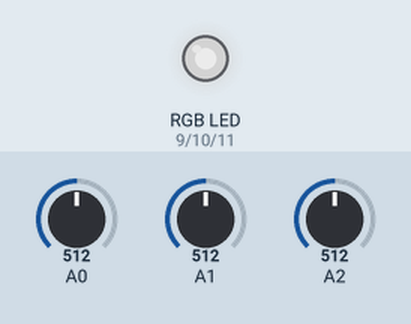
A sketch run on a simulated Arduino Uno, built with avr-gcc and run on an emulated ATmega328P. Shown: an RGB LED mixed from three pins (HIGH = lit). The inputs (shaded band) are chosen by the test bench; at power-on: A0 = 512, A1 = 512, A2 = 512. Dim RGB values are drawn brighter than linear.

Above: at 1.2 s.
1.3 s: A0 set to 716
At 1.7 s:
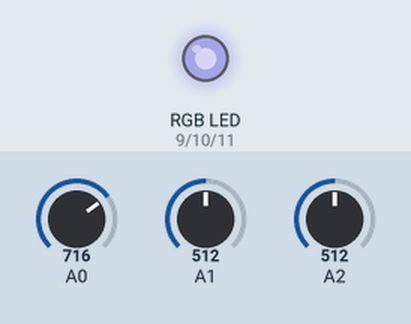
2.8 s: A1 set to 716
At 4.0 s:
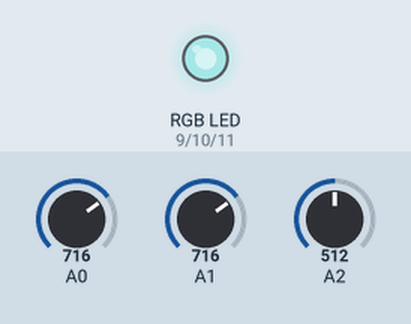
4.3 s: A2 set to 716
At 5.1 s:
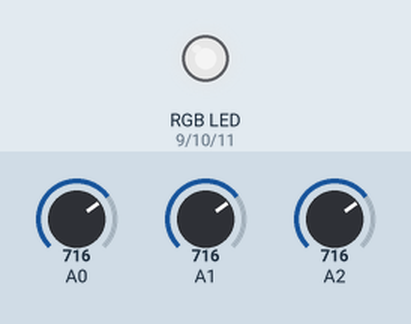
5.8 s: A0 set to 900
At 6.3 s:
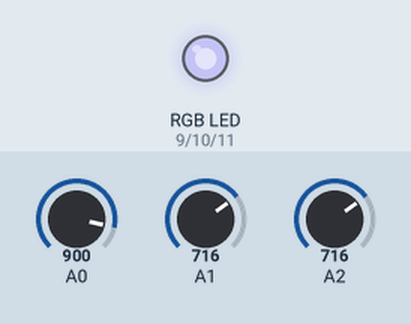
7.3 s: A1 set to 900
At 8.5 s:
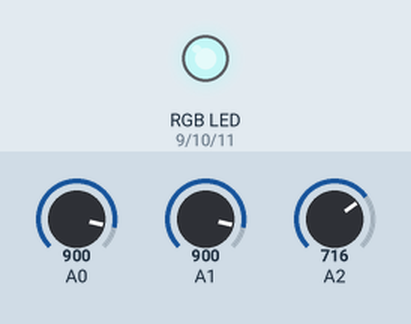
8.8 s: A2 set to 900
At 9.8 s:
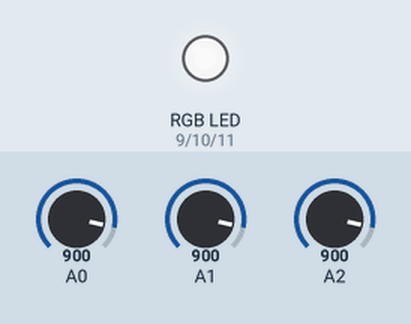
Timing chart, 0 to 11.3 s (numbered marks = the images above; inputs shaded):
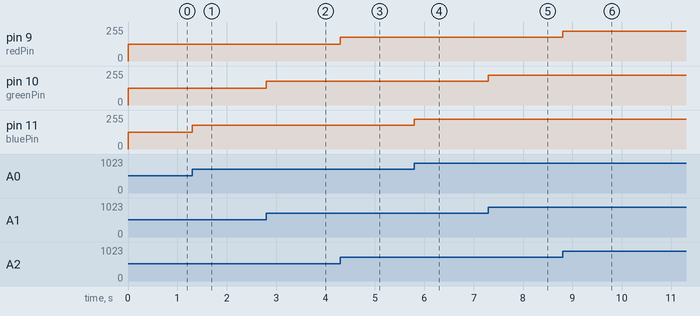

The sketch:

Homework_1_-_Controlling_a_RGB_Led_with_3_potentiometers.ino
```cpp
const int redPin = 9;
const int greenPin = 10;
const int bluePin = 11;
const int minAnalogValue = 0;
const int maxAnalogValue = 1023;
const int minLedIntensity = 0;
const int maxLedIntensity = 255;

int redAnalogValue;
int greenAnalogValue;
int blueAnalogValue;
int redValue;
int greenValue;
int blueValue;

void setup() {
  pinMode(greenPin, OUTPUT);
  pinMode(redPin, OUTPUT);
  pinMode(bluePin, OUTPUT);
  pinMode(A0, INPUT);
  pinMode(A1, INPUT);
  pinMode(A2, INPUT);
}

/* the values for each potentiometer are read and stored in the according variable,
then the values are mapped from the analog value to the corresponding intensity value
and they are passed to the analogWrite function to be displayed by the led. */
void loop() {
  redAnalogValue = analogRead(A2);
  greenAnalogValue = analogRead(A1);
  blueAnalogValue = analogRead(A0);

  redValue = map(redAnalogValue, minAnalogValue, maxAnalogValue, minLedIntensity, maxLedIntensity);
  greenValue = map(greenAnalogValue, minAnalogValue, maxAnalogValue, minLedIntensity, maxLedIntensity);
  blueValue = map(blueAnalogValue, minAnalogValue, maxAnalogValue, minLedIntensity, maxLedIntensity);

  analogWrite(redPin, redValue);
  analogWrite(greenPin, greenValue);
  analogWrite(bluePin, blueValue);
}
```

Measured:
- after the input at 1.3 s, pin 11 (bluePin): 127/255 → 178/255 at once
- after the input at 2.8 s, pin 10 (greenPin): 127/255 → 178/255 at once
- after the input at 4.3 s, pin 9 (redPin): 127/255 → 178/255 at once
- after the input at 5.8 s, pin 11 (bluePin): 178/255 → 224/255 at once
- after the input at 7.3 s, pin 10 (greenPin): 178/255 → 224/255 at once
- after the input at 8.8 s, pin 9 (redPin): 178/255 → 224/255 at once
